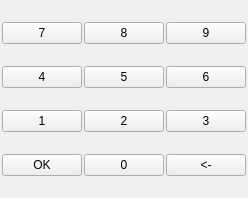
<?xml version="1.0" encoding="UTF-8"?>
<ui version="4.0">
 <class>NumpadWidget</class>
 <widget class="QWidget" name="NumpadWidget">
  <property name="geometry">
   <rect>
    <x>0</x>
    <y>0</y>
    <width>248</width>
    <height>198</height>
   </rect>
  </property>
  <property name="windowTitle">
   <string>Form</string>
  </property>
  <layout class="QGridLayout" name="gridLayout">
   <property name="leftMargin">
    <number>2</number>
   </property>
   <property name="topMargin">
    <number>2</number>
   </property>
   <property name="rightMargin">
    <number>2</number>
   </property>
   <property name="bottomMargin">
    <number>2</number>
   </property>
   <property name="spacing">
    <number>2</number>
   </property>
   <item row="0" column="0">
    <widget class="QPushButton" name="pushButton7">
     <property name="focusPolicy">
      <enum>Qt::NoFocus</enum>
     </property>
     <property name="text">
      <string> 7 </string>
     </property>
     <attribute name="buttonGroup">
      <string notr="true">buttonGroupAllButtons</string>
     </attribute>
    </widget>
   </item>
   <item row="0" column="1">
    <widget class="QPushButton" name="pushButton8">
     <property name="focusPolicy">
      <enum>Qt::NoFocus</enum>
     </property>
     <property name="text">
      <string> 8 </string>
     </property>
     <attribute name="buttonGroup">
      <string notr="true">buttonGroupAllButtons</string>
     </attribute>
    </widget>
   </item>
   <item row="0" column="2">
    <widget class="QPushButton" name="pushButton9">
     <property name="focusPolicy">
      <enum>Qt::NoFocus</enum>
     </property>
     <property name="text">
      <string> 9 </string>
     </property>
     <attribute name="buttonGroup">
      <string notr="true">buttonGroupAllButtons</string>
     </attribute>
    </widget>
   </item>
   <item row="1" column="0">
    <widget class="QPushButton" name="pushButton4">
     <property name="focusPolicy">
      <enum>Qt::NoFocus</enum>
     </property>
     <property name="text">
      <string> 4 </string>
     </property>
     <attribute name="buttonGroup">
      <string notr="true">buttonGroupAllButtons</string>
     </attribute>
    </widget>
   </item>
   <item row="1" column="1">
    <widget class="QPushButton" name="pushButton5">
     <property name="focusPolicy">
      <enum>Qt::NoFocus</enum>
     </property>
     <property name="text">
      <string> 5 </string>
     </property>
     <attribute name="buttonGroup">
      <string notr="true">buttonGroupAllButtons</string>
     </attribute>
    </widget>
   </item>
   <item row="1" column="2">
    <widget class="QPushButton" name="pushButton6">
     <property name="focusPolicy">
      <enum>Qt::NoFocus</enum>
     </property>
     <property name="text">
      <string> 6 </string>
     </property>
     <attribute name="buttonGroup">
      <string notr="true">buttonGroupAllButtons</string>
     </attribute>
    </widget>
   </item>
   <item row="2" column="0">
    <widget class="QPushButton" name="pushButton1">
     <property name="focusPolicy">
      <enum>Qt::NoFocus</enum>
     </property>
     <property name="text">
      <string> 1 </string>
     </property>
     <attribute name="buttonGroup">
      <string notr="true">buttonGroupAllButtons</string>
     </attribute>
    </widget>
   </item>
   <item row="2" column="1">
    <widget class="QPushButton" name="pushButton2">
     <property name="focusPolicy">
      <enum>Qt::NoFocus</enum>
     </property>
     <property name="text">
      <string> 2 </string>
     </property>
     <attribute name="buttonGroup">
      <string notr="true">buttonGroupAllButtons</string>
     </attribute>
    </widget>
   </item>
   <item row="2" column="2">
    <widget class="QPushButton" name="pushButton3">
     <property name="focusPolicy">
      <enum>Qt::NoFocus</enum>
     </property>
     <property name="text">
      <string> 3 </string>
     </property>
     <attribute name="buttonGroup">
      <string notr="true">buttonGroupAllButtons</string>
     </attribute>
    </widget>
   </item>
   <item row="3" column="0">
    <widget class="QPushButton" name="pushButtonOk">
     <property name="focusPolicy">
      <enum>Qt::NoFocus</enum>
     </property>
     <property name="text">
      <string>OK</string>
     </property>
     <attribute name="buttonGroup">
      <string notr="true">buttonGroupAllButtons</string>
     </attribute>
    </widget>
   </item>
   <item row="3" column="1">
    <widget class="QPushButton" name="pushButton0">
     <property name="focusPolicy">
      <enum>Qt::NoFocus</enum>
     </property>
     <property name="text">
      <string> 0 </string>
     </property>
     <attribute name="buttonGroup">
      <string notr="true">buttonGroupAllButtons</string>
     </attribute>
    </widget>
   </item>
   <item row="3" column="2">
    <widget class="QPushButton" name="pushButtonBack">
     <property name="focusPolicy">
      <enum>Qt::NoFocus</enum>
     </property>
     <property name="text">
      <string>&lt;-</string>
     </property>
     <attribute name="buttonGroup">
      <string notr="true">buttonGroupAllButtons</string>
     </attribute>
    </widget>
   </item>
  </layout>
 </widget>
 <resources/>
 <connections/>
 <buttongroups>
  <buttongroup name="buttonGroupAllButtons"/>
 </buttongroups>
</ui>
